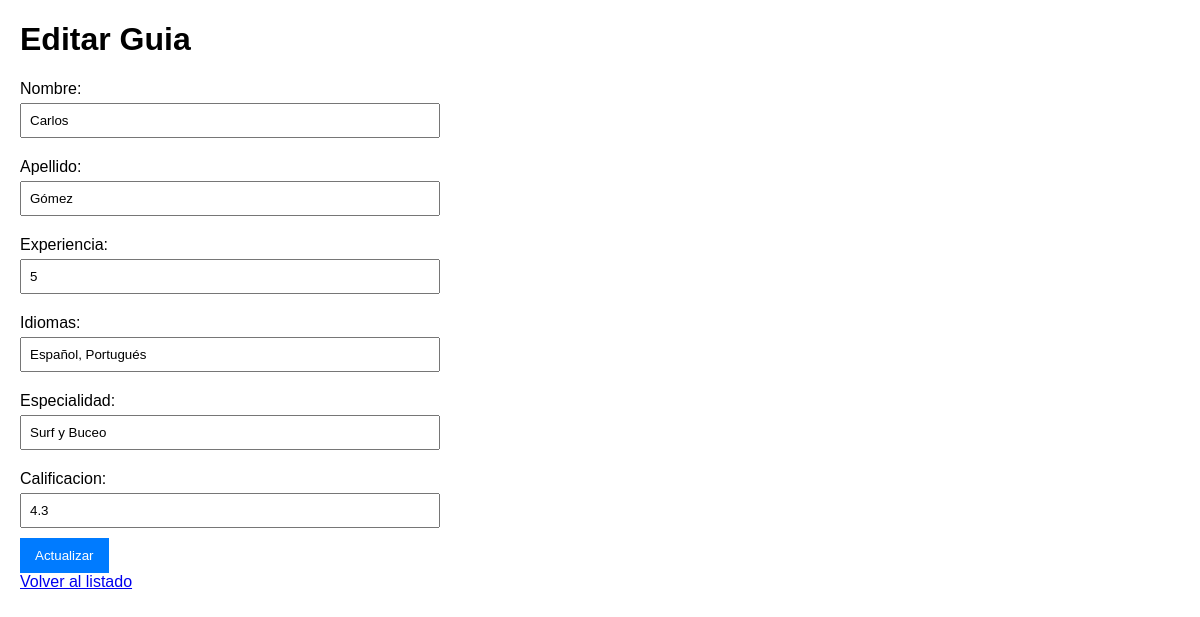
/editar/3/, run on the app's committed database.
### app_guia/models.py (models this page shows, shortened)
class Guia(models.Model):
    nombre = models.CharField(max_length=100)
    apellido = models.CharField(max_length=100)
    experiencia = models.PositiveIntegerField()
    idiomas = models.TextField()
    especialidad = models.CharField(max_length=100)
    calificacion = models.DecimalField(max_digits=2, decimal_places=1)

### app_guia/views.py (the view, shortened to what this page needs)
# urls.py: path('editar/<int:id>/', views.editar_guia, name='editar_guia'),
def editar_guia(request, id):
    guia = get_object_or_404(Guia, id=id)
    return render(request, 'editar_guia.html', {'guia': guia})

### app_guia/templates/editar_guia.html (shortened to what this page needs)
<!DOCTYPE html>
<html lang="es">
<head>
</head>
<body>
    <h1>Editar Guia</h1>
    <form method="post">
        <label>Nombre:</label>
        <input type="text" name="nombre" value="{{ guia.nombre }}" required>
        <label>Apellido:</label>
        <input type="text" name="apellido" value="{{ guia.apellido }}"  required>
        <label>Experiencia:</label>
        <input type="number" name="experiencia" value="{{ guia.experiencia }}"  required>
        <label>Idiomas:</label>
        <input type="text" name="idiomas" value="{{ guia.idiomas }}"  required>
        <label>Especialidad:</label>
        <input type="text" name="especialidad" value="{{ guia.especialidad }}"  required>
        <label>Calificacion:</label>
        <input type="number" name="calificacion" value="{{ guia.calificacion }}"  required>
        <button type="submit">Actualizar</button>
    </form>
    <a href="/">Volver al listado</a>
</body>
</html>

### app_guia/templates/editar_guia.html (style rules this page uses)
body { font-family: Arial, sans-serif; margin: 20px; }
form { max-width: 400px; }
label { display: block; margin: 10px 0 5px; }
input { width: 100%; padding: 8px; margin-bottom: 10px; }
button { background-color: #007BFF; color: white; padding: 10px 15px; border: none; cursor: pointer; }

### data on the page
Guia: nombre "Carlos", apellido "Gómez", experiencia "5", idiomas "Español, Portugués", especialidad "Surf y Buceo", calificacion "4.3"
